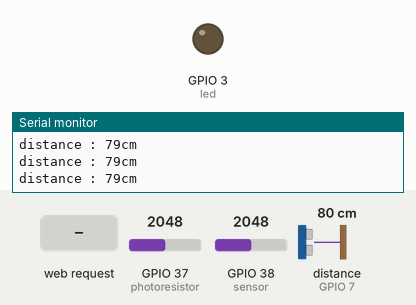
Recording of a sketch running on a simulated ESP32. Shown: output pins drawn as LEDs (lit = HIGH), the last lines printed to the serial monitor. Wiring (inferred from the names in the program): ultrasonic range finder: trigger GPIO 8; echo GPIO 7. The inputs (shaded band) are chosen by the test bench; at power-on: GPIO 37 (photoresistor) = 2048, GPIO 38 (sensor) = 2048, distance to the obstacle (sensor on GPIO 7) 80 cm. The echo pulse lasts 58.3 µs per cm; WiFi joins after 1.5 s; servers stay silent unless stated; uploads are accepted with an empty reply; the local clock reads 2024-03-15 10:24:30 at power-on unless the sketch sets it; pins used as bus, display or sensor lines are not drawn.

Above: at 2.7 s.
2.8 s: HTTP request GET /red_led_on received
At 3.7 s:
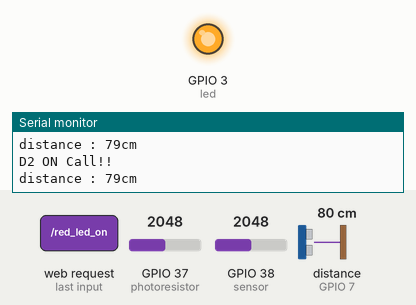
6.2 s: HTTP request GET /red_led_off received
At 7.3 s:
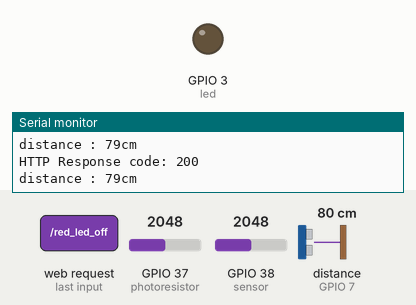
Timing chart, 0 to 9.2 s (numbered marks = the images above; inputs shaded):
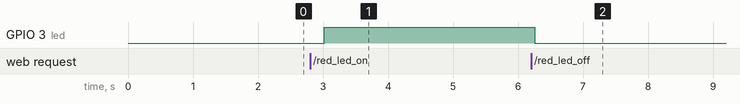

Measured:
- after the input at 2.8 s, GPIO 3 (led): LOW → HIGH after 0.22 s
- after the input at 6.2 s, GPIO 3 (led): HIGH → LOW after 0.05 s

The sketch:

FactoryData.ino
```cpp
#include <WiFi.h>
#include <WiFiClient.h>
#include <HTTPClient.h>
#include <WebServer.h>
#include <time.h>
#include <ArduinoJson.h>
#include <stdio.h>

//WIFI setting
const char* ssid = "KEB_INHA";
const char* password = "inha123*";

//URL Setting
String addDataUrl = "http://165.246.80.15:8080/session-login/addData";

//sensor setting
int sensor = A2;
int Vo;
float R1 = 10000;
float logR2, R2, T, Tc, Tf;
float c1 = 1.009249522e-03, c2 = 2.378405444e-04, c3 = 2.019202697e-07;

//Time setting
int timezone = 3;
int dst = 0;

//JSON
char buffer[96];

//led
const int led = D2;

//photoresistor sensor setting
int photoresistor = A1;

// 지연 효과 변수
unsigned long previousMillis = 0;
const long interval = 3000;

// 초음파 센서
int echo_pin = D8;
int trig_pin = D9;
int count =0;
int pre_time = 0;

//WebServer Setting
WebServer server(80); // Create WebServer Object, port
void printConnectMsg(){
  Serial.println("");
  Serial.print("Connected to ");
  Serial.println(ssid);
  Serial.print("IP address: ");
  Serial.println(WiFi.localIP()); //print assigned ip address

}

 //온도 센서의 값을 읽고 온도로 변환
float getTemp(){
  Vo = analogRead(sensor);
  R2 = R1 * (4095.0 / (float)Vo - 1.0);
  logR2 = log(R2);
  T = (1.0 / (c1 + c2*logR2 + c3*logR2*logR2*logR2));
  Tc = T - 273.15;
  return Tc;
}

//온도 센서의 값을 화씨 온도로 변환
float tcToTf(float Tc){
  return (Tc * 9.0/5.0) +32.0;
}

// 현재 카운트 값 반환
int getCount(){
  return count;
}

// 조도 센서 값 측정
int getPhotoresistor(){
  return analogRead(photoresistor);
}

// IP 주소 XXX 처리
String ipAddressConverter(String IpAddress){
  int a1,a2,a3,a4;
  sscanf(IpAddress.c_str(),"%d.%d.%d.%d", &a1, &a2, &a3, &a4);
  return String(a1)+".XXX.XXX."+String(a4);
}


/// Web 핸들러
// 루트로 접속했을때 핸들러
void handleRootEvent() {
  String clientIp = server.client().remoteIP().toString();
  String privateIP = ipAddressConverter(clientIp);
  String message = "Hello World!!";

  Serial.print("Main Page from :"); // Page Enter
  Serial.println(clientIp);

  server.send(200 , "text/plain", message);
}

// getTemp 로 접속했을때 핸들러
void getTempJson(){
  float temp = getTemp();
  StaticJsonDocument<200> doc;
  JsonObject root = doc.to<JsonObject>();
  root["Sensor"] = "temperature";
  root["Value"] = temp;

  serializeJson(root,buffer);
  server.send(200 , "text/Json",buffer);
}

//Count 값을 JSON 형태로 파싱하여 반환
void getCountJson(){
  int count = getCount();
  StaticJsonDocument<200> doc;
  JsonObject root = doc.to<JsonObject>();
  root["Sensor"] = "ultrasonicWave";
  root["Value"] = count;

  serializeJson(root,buffer);
  server.send(200 , "text/Json",buffer);
}

// RED LED 제어 함수
void handleRedledOn(){
  Serial.println("D2 ON Call!!");
  digitalWrite(led,HIGH);
  server.send(200,"text/plain","LED ON!!");
}

// RED LED 제어 함수
void handleRedledOff(){
  Serial.println("D2 OFF Call!!");
  digitalWrite(led, LOW);
  server.send(200,"text/plain","LED OFF!!");
}

void setup() {

  Serial.begin(115200); // ESP32 baud rate

  //WIFI Setting
  WiFi.mode(WIFI_STA);
  WiFi.begin(ssid, password);
  Serial.println("");

  while(WiFi.status() != WL_CONNECTED) {
  delay(500);
  Serial.print(".");
  }
  printConnectMsg(); //시리얼에 IP 주소 정보 출력

  server.on("/", handleRootEvent); // root(/) Enter Function
  server.on("/getTemp",getTempJson); // (/getTemp) 접속시 Json 포맷으로 온도 데이터 전송
  server.on("/getCount",getCountJson); // (/getCount) 접속시 Json 포맷으로 카운트 값 전송
  server.on("/red_led_on",handleRedledOn);
  server.on("/red_led_off",handleRedledOff);
  server.begin(); // Server Start
  Serial.println("HTTP server started");

  //time setting
  configTime(3 * 3600, 0, "pool.ntp.org", "time.nist.gov");
  Serial.println("\nWaiting for time");
  while (!time(nullptr)) {
    Serial.print(".");
    delay(1000);
  }
  Serial.println("");

  //led Setting
  pinMode(led,OUTPUT);
  digitalWrite(led, LOW);

  // 초음파 센서 세팅
  pinMode(trig_pin,OUTPUT);
  pinMode(echo_pin,INPUT);

  Serial.println("");
}

void loop() {
  // put your main code here, to run repeatedly:
  server.handleClient(); // Client session Receive
  unsigned long currentMillis = millis();

  // 물체가 초음파 센서를 지나면 카운트
  long duration, distance;
  digitalWrite(trig_pin,LOW);
  delayMicroseconds(2);
  digitalWrite(trig_pin,HIGH);
  delayMicroseconds(10);
  digitalWrite(trig_pin,LOW);

  duration = pulseIn (echo_pin, HIGH);
  distance = ((34 * duration) / 1000) / 2;
  Serial.print("distance : ");
  Serial.print(distance);
  Serial.println("cm");

  if(distance > 2 && distance < 8)
  {
    int now_time = millis();
    if(now_time - pre_time > 500)
    {
      count +=1;
      pre_time = now_time;
      Serial.println(count);
    }
  }
  delay(500);
  if(currentMillis - previousMillis >= interval){
    previousMillis = currentMillis;
  if((WiFi.status()) == WL_CONNECTED){

    // 연결 설정
    WiFiClient WiFiClient;
    HTTPClient httpClient;
    httpClient.begin(WiFiClient,addDataUrl);
    httpClient.addHeader("Content-Type", "application/json");

    //Json 객체 생성
    StaticJsonDocument<200> json;

    // 센서 측정값 저장
    float temp = getTemp();
    int photoresistor_result = getPhotoresistor();
    int count = getCount();

    json["temp"] = temp;
    json["photo"] = photoresistor_result;
    json["count"] = count;

    // Json 형태로 데이터 저장
    String parsedJsonToString;
    serializeJson(json,parsedJsonToString);

    // 데이터 서버로 전송
    int httpResponseCode = httpClient.POST(parsedJsonToString);

    if(httpResponseCode>0){
      Serial.print("HTTP Response code: ");
      Serial.println(httpResponseCode);
      String response = httpClient.getString();
      Serial.println(response);
    }else{
      Serial.print("Error Code: ");
      Serial.println(httpResponseCode);
    }
    httpClient.end();
  }
  }
}
```

oled_u8g2.cpp
```cpp
/**********************************************************************************
 * Author : SCS
 * Date : 2018.09.30
 * Description : SSD1306 OLED Display
 * Reference: FontUsage.ino in u8g2 examples
 * Modified     : 2022.10.03 : SCS : support arduino uno with ET-Upboard
 **********************************************************************************/

#include "oled_u8g2.h"

#include <Arduino.h>

#include <U8g2lib.h>

#ifdef U8X8_HAVE_HW_SPI
#include <SPI.h>
#endif
#ifdef U8X8_HAVE_HW_I2C
#include <Wire.h>
#endif

// 2018.09.05 : SCS
// U8g2 Contructor (Frame Buffer)
#if defined(ARDUINO_AVR_UNO)
  // Slow
  U8G2_SSD1306_128X64_NONAME_F_SW_I2C u8g2(U8G2_R0, /* clock=*/ A0, /* data=*/ A1, /* reset=*/ U8X8_PIN_NONE);
#elif defined(ESP32)
  // Fast
  U8G2_SSD1306_128X64_NONAME_F_HW_I2C u8g2(U8G2_R0, /* reset=*/ U8X8_PIN_NONE);
#else
  #error "Unknown board"
#endif
// End of constructor

//=================================================================================
OLED_U8G2::OLED_U8G2()
//=================================================================================
{
	lineString[0] = "";
	lineString[1] = "";
	lineString[2] = "";
}

//=================================================================================
void OLED_U8G2::setup(void)
	//=================================================================================
{
  u8g2.begin();
  u8g2.clearBuffer();          // clear the internal memory
}

//=================================================================================
void OLED_U8G2::setLine(int line, char* buffer)
//=================================================================================
{
  if (line < 1 || line > 3) return;
  lineString[line - 1] = buffer;
}

//=================================================================================
void OLED_U8G2::display()
//=================================================================================
{
	// Clear
  u8g2.clearBuffer();          // clear the internal memory

  // First line
  u8g2.setFont(u8g2_font_9x15B_tf);

  u8g2.setCursor(0,10);
  u8g2.print(lineString[0]);

  // Second line
  u8g2.setFont(u8g2_font_logisoso18_tf );

  u8g2.setCursor(0,35);
  u8g2.print(lineString[1]);

  // Third line
  u8g2.setCursor(0,60);
  u8g2.print(lineString[2]);

  // Display
  u8g2.sendBuffer();					// transfer internal memory to the display
}

//=================================================================================
// End of Line
//=================================================================================
```

oled_u8g2.h
```cpp
/**********************************************************************************
 * Author : SCS
 * Date : 2018.09.30
 * Modified     : 2022.10.03 : SCS : support arduino uno with ET-Upboard
**********************************************************************************/

#ifndef OLED_U8G2_H
#define OLED_U8G2_H

#include <Arduino.h>

class OLED_U8G2{

private:
  char* lineString[3];

public:
	OLED_U8G2();
	void setup(void);
  void setLine(int line, char* buffer);
	void display();
};

#endif

//=================================================================================
// End of Line
//=================================================================================
```
